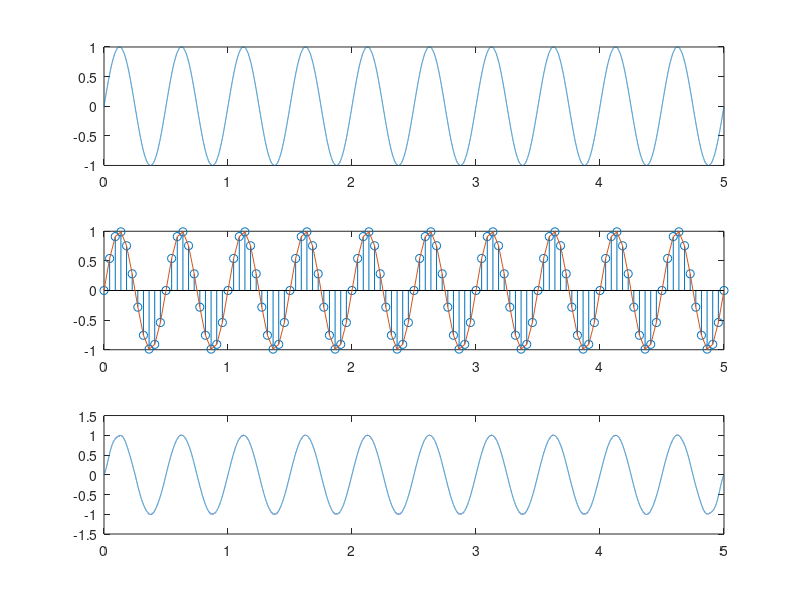

This figure's MATLAB source:
clc; clear all; close all;

fm=2;
t=0:0.0001:5;
y=sin(2*pi*fm*t);
subplot(311)
plot(t,y)

fs=22;
Ts=1/fs;
n=0:Ts:max(t);
z= sin(2*pi*fm*n);
subplot(312);
stem(n, z); hold on; plot(n, z)

x=zeros(size(t));
for k=1:length(n)
    x=x+z(k)*sinc((t-n(k))/Ts);
end
subplot(313);
plot(t,x); 
